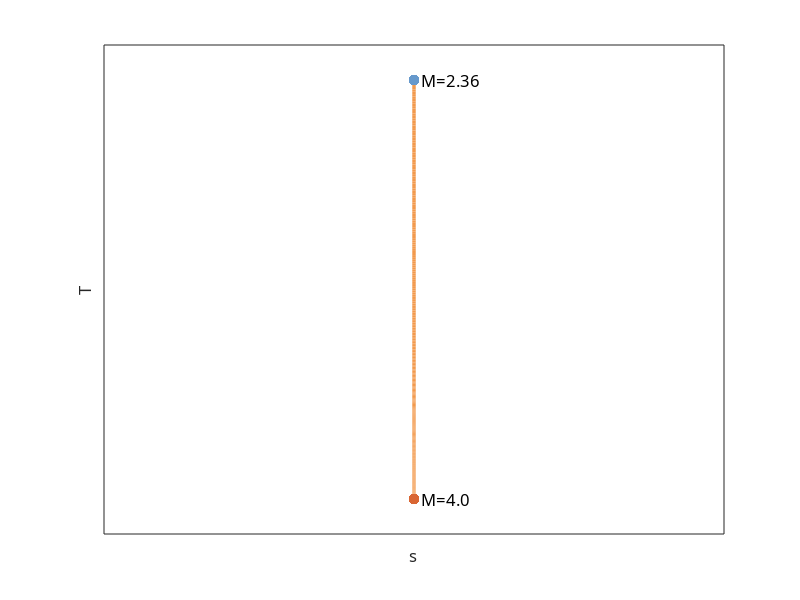

This figure's MATLAB source:
clc; clear; close all;

% -----------------------------
% 参数设置
% -----------------------------
gamma = 1.4;         % 空气比热比
T0 = 300;            % 初始温度（高马赫数端）
s0 = 0;              % 熵基准

% 马赫数从 5 逐渐减小到 1（收缩 → 温度升高）
M = linspace(5, 1, 300);

% 总温保持不变（等熵）
Tt = T0 * (1 + (gamma-1)/2 * 5^2);

% 对应静温（等熵关系）
T = Tt ./ (1 + (gamma-1)/2 .* M.^2);

% 调整刻度，使起点温度即为 T0
T = T * (T0 / T(1));

% 熵恒定
s = s0 * ones(size(M));

% -----------------------------
% 绘图（柔和配色）
% -----------------------------
figure('Color','w');

plot(s, T, 'Color',[0.95 0.6 0.3], 'LineWidth', 2.5); hold on;

% 起点：高马赫（左下）
plot(s(1), T(1), 'o', 'MarkerSize',8, ...
    'MarkerFaceColor',[0.85 0.4 0.2], 'MarkerEdgeColor','none');
text(s(1), T(1), '  M=4.0','FontSize',12,'FontName','SimHei');

% 终点：低马赫（右上）
plot(s(end), T(end), 'o', 'MarkerSize',8, ...
    'MarkerFaceColor',[0.4 0.6 0.8], 'MarkerEdgeColor','none');
text(s(end), T(end), '  M=2.36','FontSize',12,'FontName','SimHei');

xlabel('s','FontSize',12,'FontName','SimHei');
ylabel('T','FontSize',12,'FontName','SimHei');

% 去掉坐标刻度
set(gca,'XTick',[],'YTick',[]);
grid on;
box on;
